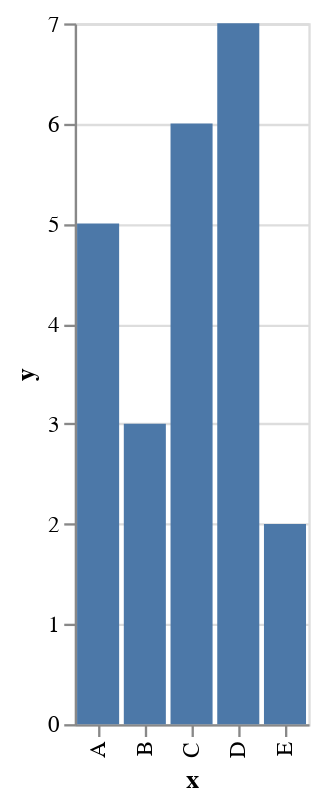

Notebook cell for this chart:
### Code cell
myfirstbar(data)

### Figure 1 — Vega-Lite specification as saved in the notebook (floating-point values rounded to 4 significant figures)
{"config": {"view": {"continuousWidth": 400, "continuousHeight": 300}}, "data": {"name": "data-865b0f7f64bff0a4a97037244e6476d1"}, "mark": "bar", "encoding": {"x": {"type": "nominal", "field": "x"}, "y": {"type": "quantitative", "field": "y"}}, "$schema": "https://vega.github.io/schema/vega-lite/v4.8.1.json", "datasets": {"data-865b0f7f64bff0a4a97037244e6476d1": [{"x": "A", "y": 5}, {"x": "B", "y": 3}, {"x": "C", "y": 6}, {"x": "D", "y": 7}, {"x": "E", "y": 2}]}}
